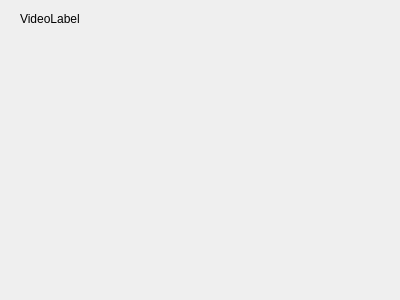
<?xml version="1.0" encoding="UTF-8"?>
<ui version="4.0">
 <class>Form</class>
 <widget class="QWidget" name="Form">
  <property name="geometry">
   <rect>
    <x>0</x>
    <y>0</y>
    <width>400</width>
    <height>300</height>
   </rect>
  </property>
  <property name="windowTitle">
   <string>Form</string>
  </property>
  <widget class="QLabel" name="video_label">
   <property name="geometry">
    <rect>
     <x>20</x>
     <y>10</y>
     <width>67</width>
     <height>17</height>
    </rect>
   </property>
   <property name="text">
    <string>VideoLabel</string>
   </property>
  </widget>
 </widget>
 <resources/>
 <connections/>
</ui>
